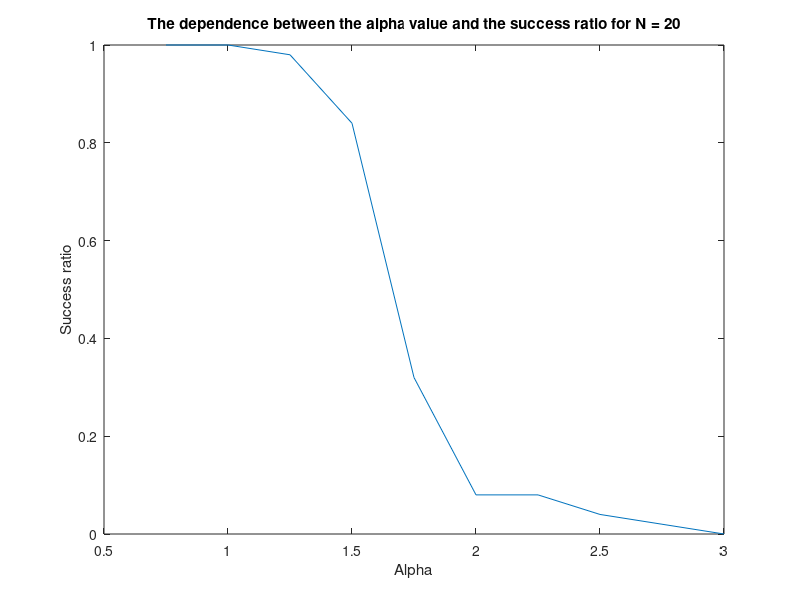

Source code (MATLAB):
% used matlab version: 2017b
% the script is ready to run

% change the N value underneath to obtain different results

% number of dimensions
N = 20;
% max number of epochs
n_max = 100;
% number of times we re-generate the data end re-run the perceptron
nd = 50;


% alphas range
alphas = 0.75:0.25:3;




% array to store the value of alpha and the corresponding number of successes 
n_of_successes = zeros(2,length(alphas));


% iterate over diferent alpha values
for setting=1:length(alphas)
    
    alpha = alphas(setting);

    % number of samples
    P = ceil(alpha*N);

    %number of times the perceptron converged
    success = 0;

    % re-generate the data nd times
    for run=1:nd
        % generate the data
        data = randn([P N]);

        % generate the labels
        labels=round(rand(P,1));
        labels(labels<1)=-1;

        % initialize the weights
        w = zeros(1, N);

        for epoch=1:n_max
            for sample=1:P
                % compute the actual output
                actual_output = w*data(sample, :)'*labels(sample);
                % update the weights
                if actual_output<=0
                    w = w + 1/N*(data(sample, :)*labels(sample));
                end
            end
            misclassified = sum(sign(sum(w.*data,2))~=labels);
            if misclassified==0
                break;
            end
        end
        if misclassified==0 
            success=success+1;
        end
    end

    % save the results
    n_of_successes(1, setting) = alpha;
    n_of_successes(2, setting)=success;
    
end

disp(n_of_successes);

alpha_values = n_of_successes(1, :);
success_ratio = n_of_successes(2, :)./nd; %divide by the number of runs to obtain a value between 0 and 1

% plot the figure
figure
plot(alpha_values, success_ratio)
xlabel('Alpha')
ylabel('Success ratio')
X = sprintf('The dependence between the alpha value and the success ratio for N = %d', N);
title(X)




           
        
       
            
        
        
        
    




